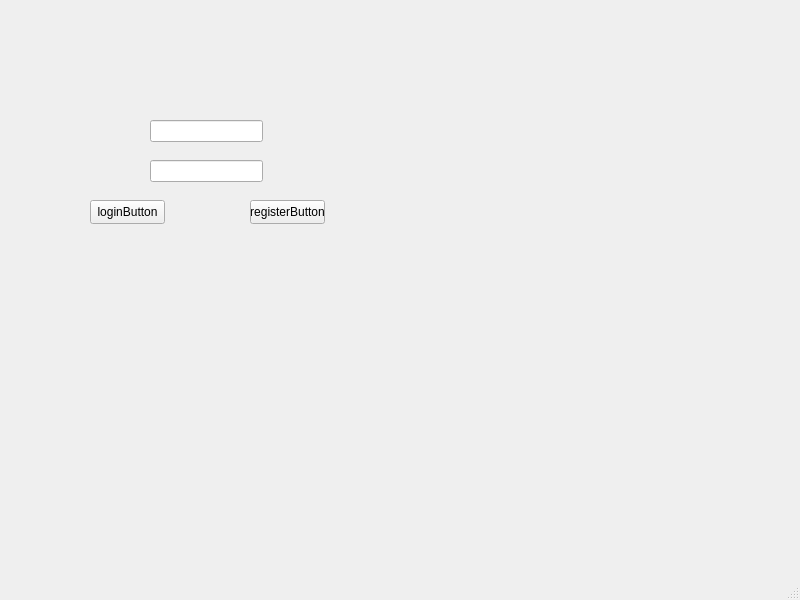
<?xml version="1.0" encoding="UTF-8"?>
<ui version="4.0">
 <class>bank</class>
 <widget class="QMainWindow" name="bank">
  <property name="geometry">
   <rect>
    <x>0</x>
    <y>0</y>
    <width>800</width>
    <height>600</height>
   </rect>
  </property>
  <property name="windowTitle">
   <string>bank</string>
  </property>
  <widget class="QWidget" name="centralwidget">
   <widget class="QPushButton" name="loginButton">
    <property name="geometry">
     <rect>
      <x>90</x>
      <y>200</y>
      <width>75</width>
      <height>24</height>
     </rect>
    </property>
    <property name="text">
     <string>loginButton</string>
    </property>
   </widget>
   <widget class="QPushButton" name="registerButton">
    <property name="geometry">
     <rect>
      <x>250</x>
      <y>200</y>
      <width>75</width>
      <height>24</height>
     </rect>
    </property>
    <property name="text">
     <string>registerButton</string>
    </property>
   </widget>
   <widget class="QLineEdit" name="usernameEdit">
    <property name="geometry">
     <rect>
      <x>150</x>
      <y>120</y>
      <width>113</width>
      <height>22</height>
     </rect>
    </property>
   </widget>
   <widget class="QLineEdit" name="passwordEdit">
    <property name="geometry">
     <rect>
      <x>150</x>
      <y>160</y>
      <width>113</width>
      <height>22</height>
     </rect>
    </property>
   </widget>
  </widget>
  <widget class="QMenuBar" name="menubar">
   <property name="geometry">
    <rect>
     <x>0</x>
     <y>0</y>
     <width>800</width>
     <height>22</height>
    </rect>
   </property>
  </widget>
  <widget class="QStatusBar" name="statusbar"/>
 </widget>
 <resources/>
 <connections/>
</ui>
